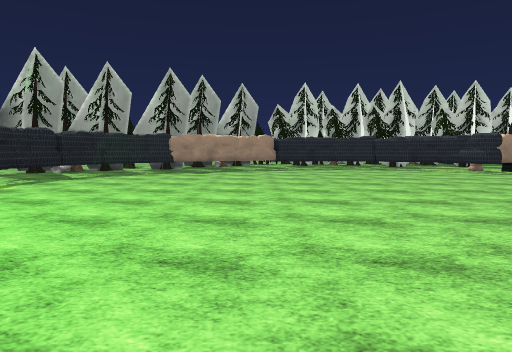
view 1 (above)

14 first-person views from a walk through a scene from a Unity 3-D project. The camera is 1.3 m above the floor, tilts 4° down and sees 70° across. The floor is counted in squares, 2 m on a side. Each view is taken from the middle of a square. On the plan, view 1 faces up. The plan holds only what a view shows up to about 11 squares ahead; the rest is blank. The place goes on beyond the plan. Some surface patterns are stand-ins.

view 2
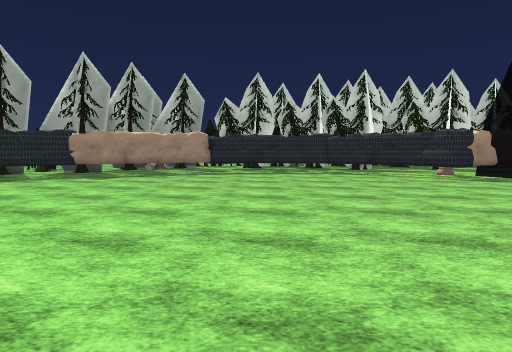

view 3
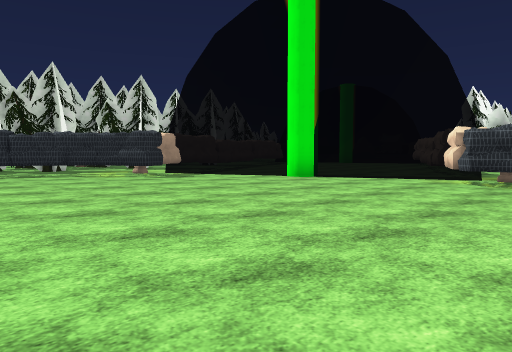

view 4
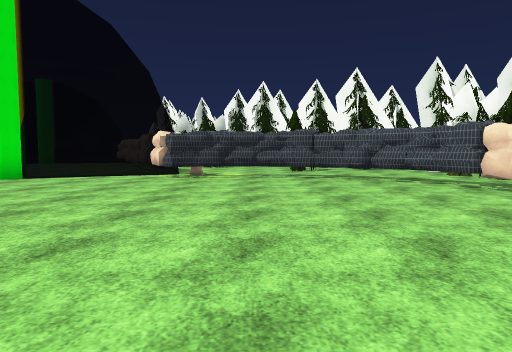

view 5
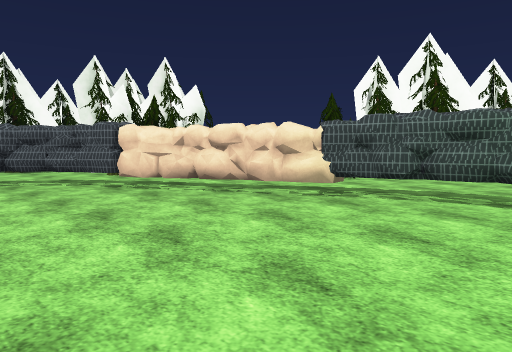

view 6
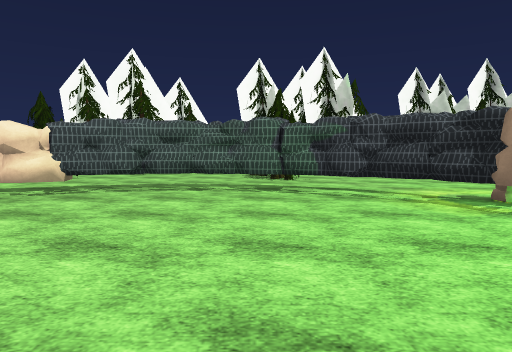

view 7
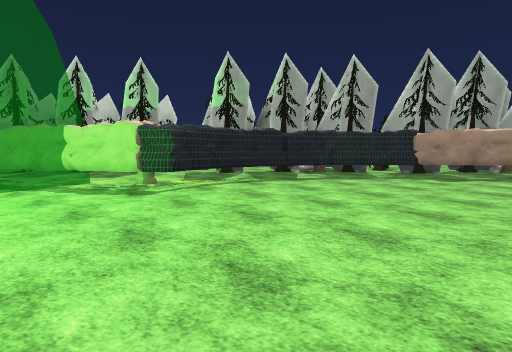

view 8
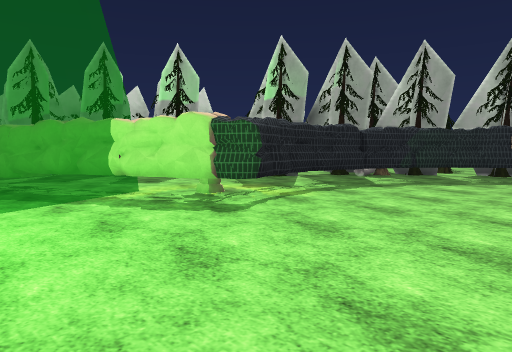

view 9
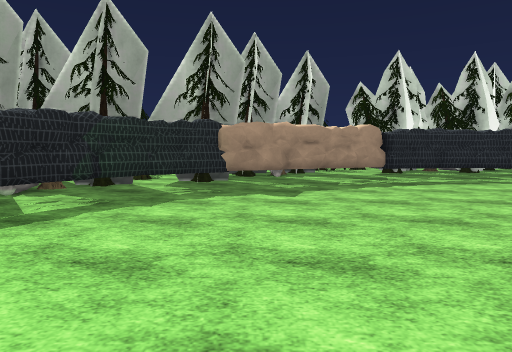

view 10
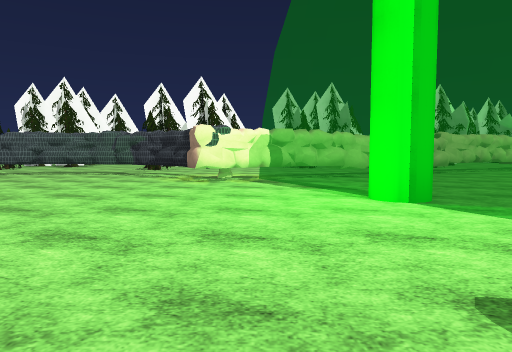

view 11
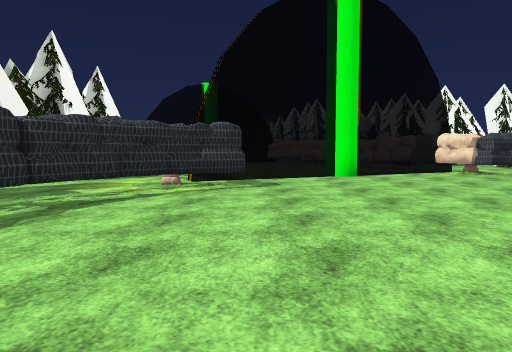

view 12
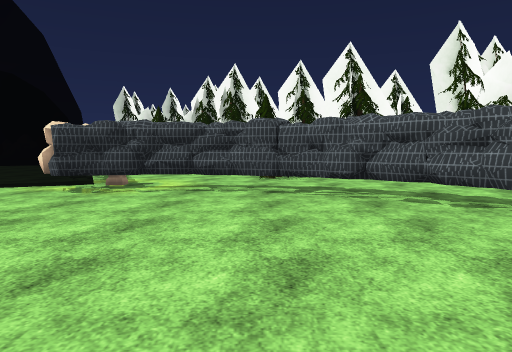

view 13
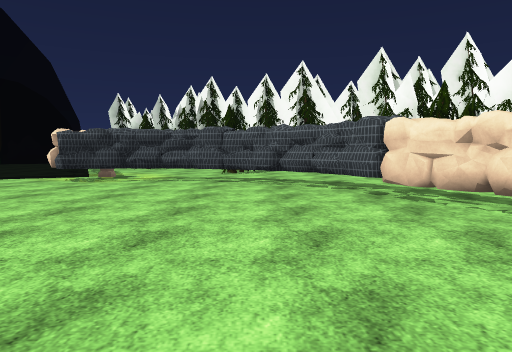

view 14
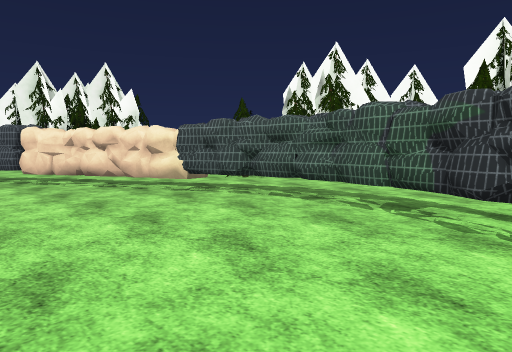

### Floor plan
Key: @ floor where view 1 was taken; # wall or solid block; . floor; T thing the floor can be seen under or through; S stump; O other object.
Columns run from 8 left of view 1 to 13 right of it. Each row starts with its distance up from view 1.
 15   OO.  O O#     O
 14   OOO O...#    OO
 13    OOOO O#### ...
 12   OO  OOO....TTO
 11  OS ##........TO#O.
 10   O##............ ..
  9 OO.#............. ..
  8   .#.............##..
  7    #..............#..
  6    O..............  OO
  5  OO#...............#OO
  4 OO#...............#OO
  3 O. ...............# .
  2     ..............#..
  1  ..#..............#.OO
  0  ..  ...@........T .OO
 -1  ... ...........TT..
 -2  ...OO#.......OOT ..
 -3   OOO OTT...TOO .OOO
 -4 O   ... TTTTT ..OOOO
 -5 O   ...........    O
 -6         OO   OO

Where each view was taken, in squares from view 1:
view 1: 0 up, 0 right, facing up
view 2: 2 up, 2 right, facing up
view 3: 2 up, 2 right, facing up-right
view 4: 2 up, 1 right, facing right
view 5: 1 up, 1 right, facing down-right
view 6: 2 up, 1 right, facing down
view 7: 2 up, 1 right, facing up-left
view 8: 2 up, 1 left, facing up-left
view 9: 5 up, 2 left, facing up
view 10: 6 up, 3 left, facing down
view 11: 10 up, 0 right, facing right
view 12: 1 up, 4 right, facing right
view 13: 0 up, 2 right, facing right
view 14: 0 up, 1 left, facing down-right
